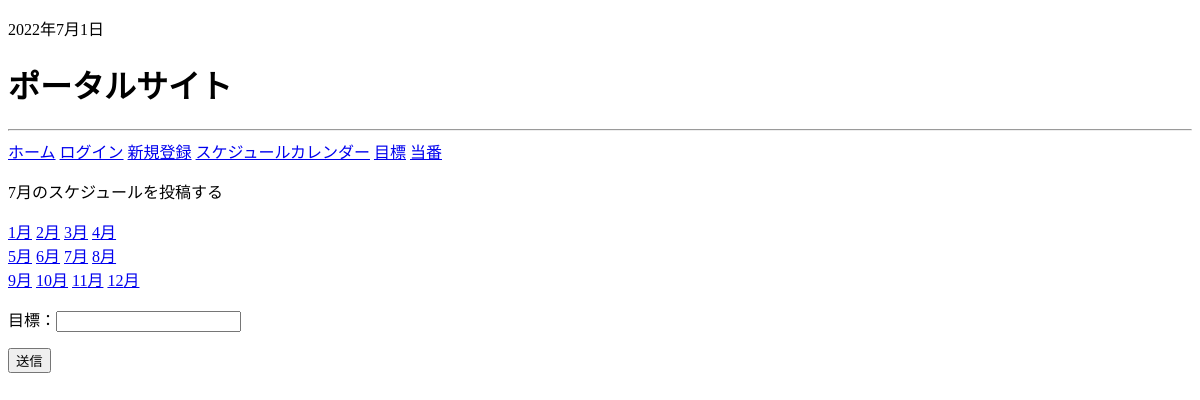
/month_schedule/, run on an earlier commit of the app's database.
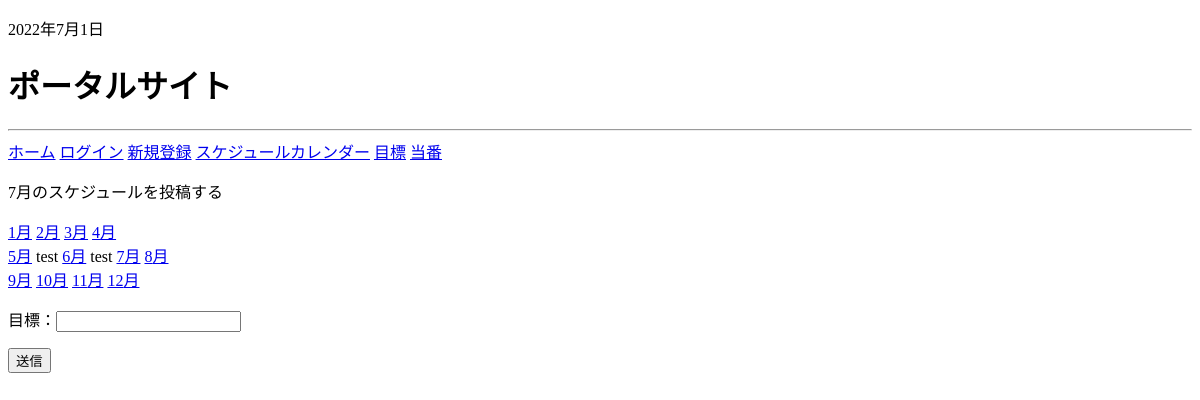
And on a later commit of the database.
### app/models.py (models this page shows)
class MonthGoal(models.Model):
    goal = models.CharField('スケジュール', max_length=50)
    date = models.DateField()

### app/views.py (the view, shortened to what this page needs)
# urls.py: path('month_schedule/', MonthScedule.as_view(), name='month_schedule'),
class MonthScedule(mixins.MonthScheduleMixin, generic.CreateView):
    template_name = "blog/month_schedule.html"
    model = MonthGoal
    form_class = MonthForm
    def get_context_data(self, **kwargs):
        context = super().get_context_data(**kwargs)
        monthscheduleform = MonthForm()
        monthschedulepost = MonthGoal.objects.all()
        context["monthscheduleform"] = monthscheduleform
        context["monthschedulepost"] = monthschedulepost
        month = self.kwargs.get('month')
        year = self.kwargs.get('year')
        day = self.kwargs.get('day')
        if month and year and day:
            date = datetime.date(year=int(year), month=int(month), day=int(day))
        else:
            date = datetime.date.today()
        year_month = self.get_year_month(date)
        context["date"] = date
        year_first = year_month[0]
        year_last = year_month[-1]
        context["year_month"] = year_month
        monthschedule = self.get_monthschedule(date)
        context["monthschedule"] = monthschedule
        monthschedules = self.get_monthschedules(year_first,year_last,year_month)
        context["monthschedules"] = monthschedules
        for months, schedule in monthschedule.items():
            context["schedule"] = schedule
        print(context)
        return context

### app/forms.py
class MonthForm(forms.ModelForm):
    class Meta:
        model = MonthGoal
        fields = ["goal"]

### app/context_processors.py (called while the page is built)
def some_processor(request: HttpRequest):
    year_month = []
    date = datetime.date.today()
    date = date.replace(year=date.year, month=date.month, day=1)
    year_month.append(date)
    context = {}
    now = datetime.datetime.now()
    context["now"] = now
    context["year_month_day"] = year_month
    goal_all = Goal.objects.all()
    for i in range(0, len(goal_all)):
        goal_first = goal_all[i]
        context["goal_first"] = goal_first
        if 1 != goal_first:
            break
    return context

### app/mixins.py (called while the page is built)
    def get_monthschedules(self, start, end, months):
        lookup = {
            '{}__range'.format("date"): (start, end)
        }
        queryset = MonthGoal.objects.filter(**lookup)
        day_schedules = {month: [] for month in months}
        for schedule in queryset:
            schedule_date = getattr(schedule, "date")
            day_schedules[schedule_date].append(schedule)
        size = len(day_schedules)
        return [{key: day_schedules[key] for key in itertools.islice(day_schedules, i, i+4)} for i in range(0, size, 4)]

### app/templates/blog/month_schedule.html (shortened to what this page needs)
{% extends 'blog/base.html' %}
{% block content %}
<div>
    <p>{{date.month}}月のスケジュールを投稿する</p>
        {% for fourschedules in monthschedules %}
                <div>
                {% for month, schedules in fourschedules.items %}
                    <a href="{% url 'month_schedule' month.year month.month month.day %}">{{month.month}}月</a>
                    {% for schedule in schedules %}
                        {{schedule.goal}}
                    {% endfor %}
                {% endfor %}
                </div>
        {% endfor %}
    {% if schedule %}
    {% else %}
        {% for scheduleform in monthscheduleform %}
            <form action="" method="POST">
                <p>目標：{{scheduleform}}</p>
                <button type="submit" class="btn btn-primary">送信</button>
            </form>
        {% endfor %}
    {% endif %}
</div>
{% endblock %}

What changed in the data, as far as the page shows it:
added MonthGoal: month "5", goal "test"
added MonthGoal: month "6", goal "test"
Also different on the page:
list line gone: "5 月 6 月"
